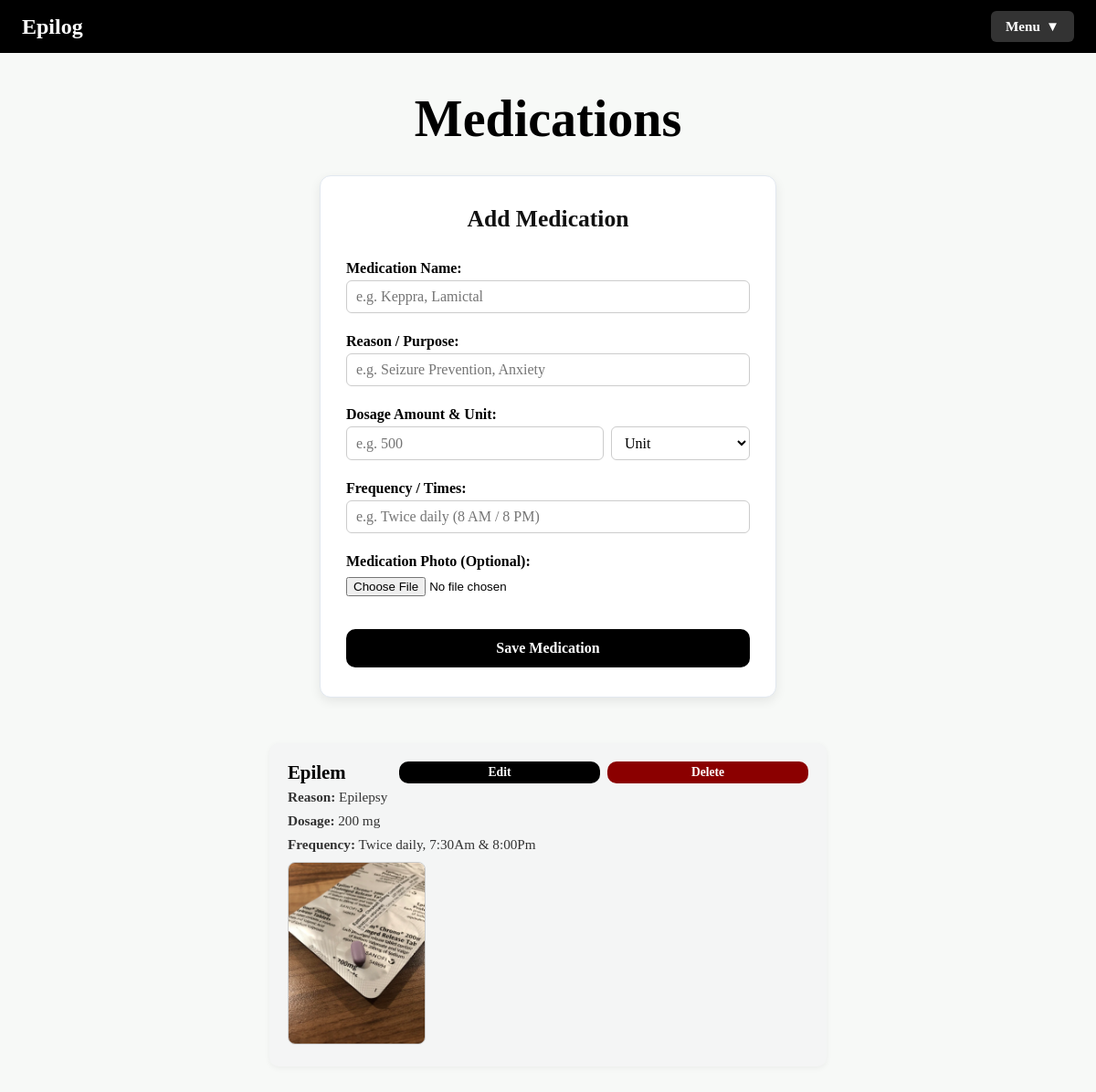
The app's page /medical (signed in) with its own data.
### tables this page shows
CREATE TABLE medications (
            id INTEGER PRIMARY KEY AUTOINCREMENT,
            user_id INTEGER NOT NULL,
            med_name TEXT NOT NULL,
            dosage TEXT,
            dosage_unit TEXT,
            reason TEXT,
            frequency TEXT,
            image_filename TEXT,
            created_at TIMESTAMP DEFAULT CURRENT_TIMESTAMP,
            FOREIGN KEY (user_id) REFERENCES users (id)
        );

### app.py (the view, shortened to what this page needs)
@app.route('/medical', methods=['GET', 'POST'])
def medical():
    if 'user_id' not in session:
        return redirect(url_for('login'))
    user_id = session['user_id']
    with engine.connect() as conn:
        result = conn.execute(
            text("SELECT * FROM medications WHERE user_id = :u ORDER BY created_at DESC"),
            {"u": user_id}
        )
        medications = result.fetchall()
    return render_template('medical.html', medications=medications)

### templates/medical.html (shortened to what this page needs)
<!DOCTYPE html>
<html lang="en">
<head>
    <link rel="stylesheet" href="{{ url_for('static', filename='style.css') }}">
</head>
<body>
    <header class="top-bar">
        <a href="{{ url_for('home') }}" class="brand-title">Epilog</a>
        <div class="user-dropdown">
            <button type="button" class="dropdown-btn" onclick="toggleDropdown()">
                <span>Menu</span> &#9660;
            </button>
        </div>
    </header>
    <main class="container">
        <h1 class="app-title">Medications</h1>
        <div class="auth-card" style="max-width: 500px; margin-bottom: 30px;">
            <h2>Add Medication</h2>
            <form action="{{ url_for('medical') }}" method="POST" enctype="multipart/form-data" class="auth-form">
                <div class="form-group">
                    <label for="med_name">Medication Name:</label>
                    <input type="text" id="med_name" name="med_name" placeholder="e.g. Keppra, Lamictal" required>
                </div>
                <div class="form-group">
                    <label for="reason">Reason / Purpose:</label>
                    <input type="text" id="reason" name="reason" placeholder="e.g. Seizure Prevention, Anxiety">
                </div>
                <div class="form-group">
                    <label for="dosage">Dosage Amount & Unit:</label>
                    <div style="display: flex; gap: 8px;">
                        <input type="number" step="any" id="dosage" name="dosage" placeholder="e.g. 500" style="flex: 2;">
                        <select name="dosage_unit" id="dosage_unit" style="flex: 1;" required>
                            <option value="" disabled selected>Unit</option>
                        </select>
                    </div>
                </div>
                <div class="form-group">
                    <label for="frequency">Frequency / Times:</label>
                    <input type="text" id="frequency" name="frequency" placeholder="e.g. Twice daily (8 AM / 8 PM)">
                </div>
                <div class="form-group">
                    <label for="med_image">Medication Photo (Optional):</label>
                    <input type="file" id="med_image" name="med_image" accept="image/*" style="border: none; padding: 4px 0;">
                </div>
                <div class="modal-button-row">
                    <button type="submit" class="nav-button full-width">Save Medication</button>
                </div>
            </form>
        </div>
        <div id="log-display-container">
            {% if medications %}
                {% for med in medications %}
                    <div class="log-card">
                        <div style="display: flex; justify-content: space-between; align-items: flex-start;">
                            <h3 class="log-card-title">{{ med[2] }}</h3>
                            <div style="display: flex; gap: 8px;">
                                <button type="button" class="nav-button" style="padding: 4px 10px; font-size: 0.85rem;"
                                        data-id="{{ med[0] }}"
                                        data-name="{{ med[2] }}"
                                        data-dosage="{{ med[3] or '' }}"
                                        data-unit="{{ med[4] or '' }}"
                                        data-reason="{{ med[5] or '' }}"
                                        data-frequency="{{ med[6] or '' }}"
                                        onclick="openEditMedModal(this)">Edit</button>
                                <form action="{{ url_for('delete_medication', med_id=med[0]) }}" method="POST" onsubmit="return confirm('Are you sure you want to delete this medication?');" style="margin: 0;">
                                    <button type="submit" class="nav-button" style="padding: 4px 10px; font-size: 0.85rem; background-color: #8b0000;">Delete</button>
                                </form>
                            </div>
                        </div>
                        {% if med[5] %}
                            <p class="log-card-trigger"><strong>Reason:</strong> {{ med[5] }}</p>
                        {% endif %}
                        {% if med[3] %}
                            <p class="log-card-trigger"><strong>Dosage:</strong> {{ med[3] }} {{ med[4] }}</p>
                        {% endif %}
                        {% if med[6] %}
                            <p class="log-card-location"><strong>Frequency:</strong> {{ med[6] }}</p>
                        {% endif %}
                        {% if med[7] %}
                            <div style="margin-top: 10px;">
                                <img src="{{ url_for('static', filename='uploads/' + med[7]) }}" alt="{{ med[2] }}" style="max-width: 100%; max-height: 200px; border-radius: 8px; border: 1px solid #ccc;">
                            </div>
                        {% endif %}
                    </div>
                {% endfor %}
            {% else %}
                <p style="color: #666; text-align: center;">No medications added yet.</p>
            {% endif %}
        </div>
    </main>
</body>
</html>

### static/style.css (style rules this page uses)
* { box-sizing: border-box; }
body { background-color: #f7f9f7; color: #000000; font-family: "Times New Roman", Georgia, serif; margin: 0; padding: 0; min-height: 100vh; display: flex; flex-direction: column; align-items: center; }
.container { width: 100%; max-width: 650px; padding: 40px 20px; display: flex; flex-direction: column; align-items: center; text-align: center; }
.app-title { font-size: 3.5rem; font-weight: bold; margin-top: 0; margin-bottom: 30px; }
.nav-button { display: flex; justify-content: center; align-items: center; padding: 12px 28px; background-color: #000000; color: #ffffff; text-decoration: none; border-radius: 10px; font-weight: bold; font-size: 1rem; font-family: "Times New Roman", Georgia, serif; border: none; cursor: pointer; width: 220px; transition: background-color 0.2s; }
#log-display-container { margin-top: 20px; display: flex; flex-direction: column; gap: 16px; width: 100%; align-items: center; }
.log-card { background-color: #f4f5f5; color: #000000; border-radius: 10px; padding: 20px; width: 100%; text-align: left; box-shadow: 0 2px 6px rgba(0, 0, 0, 0.05); }
.log-card-title { margin: 0 0 6px 0; font-size: 1.3rem; font-weight: bold; }
.log-card-trigger, .log-card-location, .log-card-details, .log-card-time { margin: 0 0 8px 0; font-size: 0.95rem; color: #333333; }
#log-form label, .auth-form label { display: block; margin-top: 10px; margin-bottom: 4px; font-weight: bold; }
select, input[type="text"], input[type="number"], input[type="time"], input[type="date"], textarea { width: 100%; padding: 8px 10px; border-radius: 6px; border: 1px solid #cccccc; background-color: #ffffff; color: #000000; font-family: "Times New Roman", Georgia, serif; font-size: 1rem; }
.modal-button-row { display: flex; justify-content: center; width: 100%; margin-top: 20px; }
.auth-card { background-color: #ffffff; border-radius: 12px; padding: 32px 28px; width: 100%; max-width: 500px; box-shadow: 0 4px 12px rgba(0, 0, 0, 0.08); border: 1px solid #e2e8f0; text-align: left; }
.auth-card h2 { margin-top: 0; margin-bottom: 20px; font-size: 1.6rem; text-align: center; color: #111111; }
.auth-form { display: flex; flex-direction: column; gap: 12px; }
.form-group { display: flex; flex-direction: column; }
.nav-button.full-width { width: 100%; }

### templates/medical.html (style rules this page uses)
.top-bar { width: 100%; background-color: #000000; color: #ffffff; padding: 12px 24px; display: flex; justify-content: space-between; align-items: center; box-sizing: border-box; }
.brand-title { font-size: 1.5rem; font-weight: bold; margin: 0; color: #ffffff; text-decoration: none; }
.user-dropdown { position: relative; display: inline-block; }
.dropdown-btn { background-color: #333333; color: #ffffff; padding: 8px 16px; font-size: 0.95rem; font-family: "Times New Roman", Georgia, serif; font-weight: bold; border: none; border-radius: 6px; cursor: pointer; display: flex; align-items: center; gap: 6px; }

### records on screen
medications: med_name "Epilem", reason "Epilepsy", dosage "200", dosage_unit "mg", frequency "Twice daily, 7:30Am & 8:00Pm", image_filename (picture)
